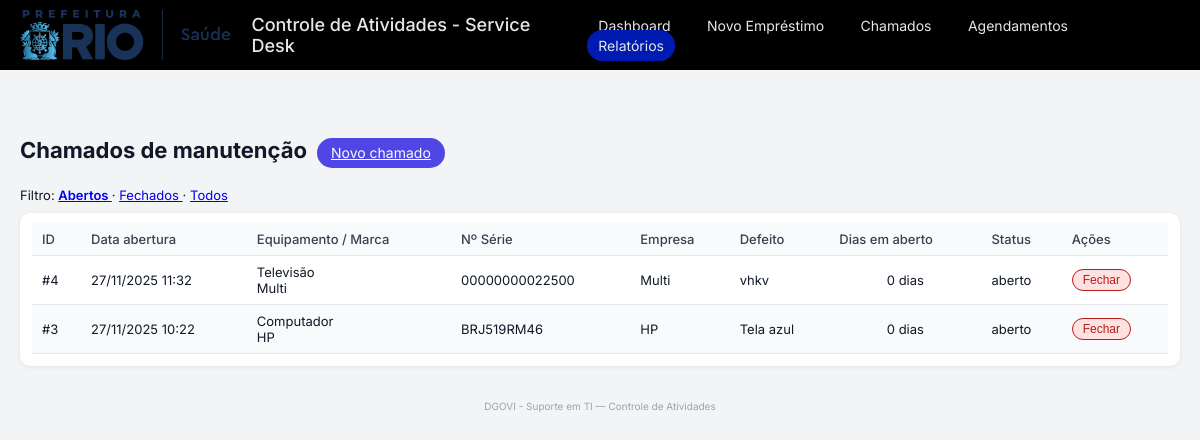
/chamados, run on an earlier commit of the app's database.
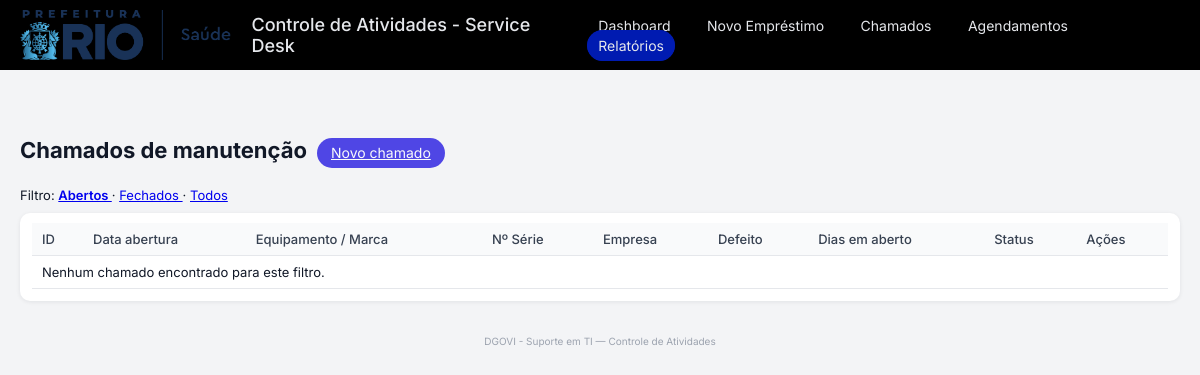
And on a later commit of the database.
### tables this page shows
CREATE TABLE tickets (
            id INTEGER PRIMARY KEY AUTOINCREMENT,
            data_abertura TEXT NOT NULL,
            data_encerramento TEXT,
            status TEXT NOT NULL, -- 'aberto' ou 'fechado'

            tipo_equipamento TEXT,
            empresa TEXT,
            marca TEXT,
            modelo TEXT,
            numero_serie TEXT,
            defeito TEXT,

            endereco TEXT,
            cep TEXT,
            telefone TEXT,
            contatos TEXT,
            email TEXT,

            observacoes TEXT
        );

### app.py (the view)
@app.route("/chamados")
def lista_chamados():
    status = request.args.get("status", "aberto")  # padrão: abertos
    conn = get_connection()
    cur = conn.cursor()
    if status == "todos":
        cur.execute("SELECT * FROM tickets ORDER BY data_abertura DESC")
    else:
        cur.execute(
            "SELECT * FROM tickets WHERE status = ? ORDER BY data_abertura DESC",
            (status,),
        )
    rows = cur.fetchall()
    conn.close()
    hoje = date.today()
    chamados = []
    for r in rows:
        d = dict(r)
        dt_ab = datetime.strptime(d["data_abertura"], "%Y-%m-%d %H:%M:%S")
        d["data_abertura_br"] = dt_ab.strftime("%d/%m/%Y %H:%M")
        d["dias_aberto"] = (hoje - dt_ab.date()).days
        chamados.append(d)
    return render_template(
        "chamados.html",
        chamados=chamados,
        filtro_status=status,
    )

### app.py (called while the page is built)
def get_connection():
    conn = sqlite3.connect(APP_DB)
    conn.row_factory = sqlite3.Row
    return conn

### templates/chamados.html (shortened to what this page needs)
{% extends "base.html" %}
{% block content %}
<div class="section-header">
  <h2>Chamados de manutenção</h2>
  <div>
    <a href="{{ url_for('novo_chamado') }}" class="btn-primary">Novo chamado</a>
  </div>
</div>
<div style="margin-bottom: 10px; font-size: 13px;">
  Filtro:
  <a href="{{ url_for('lista_chamados', status='aberto') }}"
     {% if filtro_status == 'aberto' %}style="font-weight:600;"{% endif %}>
    Abertos
  </a> ·
  <a href="{{ url_for('lista_chamados', status='fechado') }}"
     {% if filtro_status == 'fechado' %}style="font-weight:600;"{% endif %}>
    Fechados
  </a> ·
  <a href="{{ url_for('lista_chamados', status='todos') }}"
     {% if filtro_status == 'todos' %}style="font-weight:600;"{% endif %}>
    Todos
  </a>
</div>
<div class="table-card">
  <div class="table-wrapper">
    <table>
      <thead>
        <tr>
          <th>ID</th>
          <th>Data abertura</th>
          <th>Equipamento / Marca</th>
          <th>Nº Série</th>
          <th>Empresa</th>
          <th>Defeito</th>
          <th>Dias em aberto</th>
          <th>Status</th>
          <th>Ações</th>
        </tr>
      </thead>
      <tbody>
        {% for c in chamados %}
          <tr>
            <td>#{{ c.id }}</td>
            <td>{{ c.data_abertura_br }}</td>
            <td>
              {{ c.tipo_equipamento or '-' }}
              {% if c.marca %}
                <br><span class="tv-sub">{{ c.marca }}</span>
              {% endif %}
            </td>
            <td>{{ c.numero_serie or '-' }}</td>
            <td>{{ c.empresa or '-' }}</td>
            <td style="max-width: 260px;">{{ c.defeito or '-' }}</td>
            <td style="text-align:center;">
              {% if c.status == 'aberto' %}
                {{ c.dias_aberto }} dia{% if c.dias_aberto != 1 %}s{% endif %}
              {% else %}
                -
              {% endif %}
            </td>
            <td>{{ c.status }}</td>
            <td>
              {% if c.status == 'aberto' %}
                <form method="post"
                      action="{{ url_for('fechar_chamado', ticket_id=c.id) }}"
                      onsubmit="return confirm('Encerrar este chamado?');">
                  <button type="submit" class="btn-small btn-danger">Fechar</button>
                </form>
              {% else %}
                <span class="tv-sub">Fechado</span>
              {% endif %}
            </td>
          </tr>
        {% endfor %}
        {% if chamados|length == 0 %}
          <tr>
            <td colspan="9">Nenhum chamado encontrado para este filtro.</td>
          </tr>
        {% endif %}
      </tbody>
    </table>
  </div>
</div>
{% endblock %}

What changed in the data, as far as the page shows it:
no longer on this page (row edited): tickets: id "4", data_abertura_br "27/11/2025 11:32", tipo_equipamento "Televisão", marca "Multi", numero_serie "00000000022500", empresa "Multi", defeito "vhkv", dias_aberto "0", status "aberto"
no longer on this page (row edited): tickets: id "3", data_abertura_br "27/11/2025 10:22", tipo_equipamento "Computador", marca "HP", numero_serie "BRJ519RM46", empresa "HP", defeito "Tela azul", dias_aberto "0", status "aberto"
Also different on the page:
text now shown: "Nenhum chamado encontrado para este filtro."
